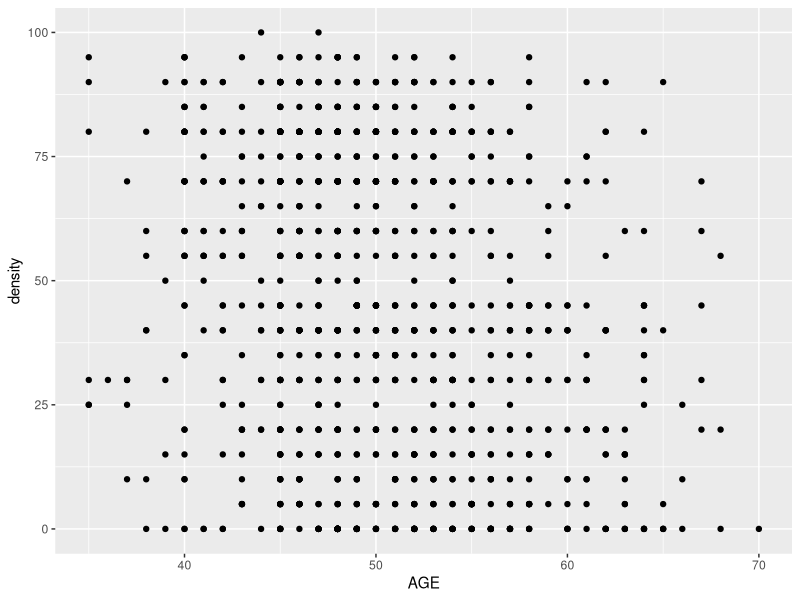
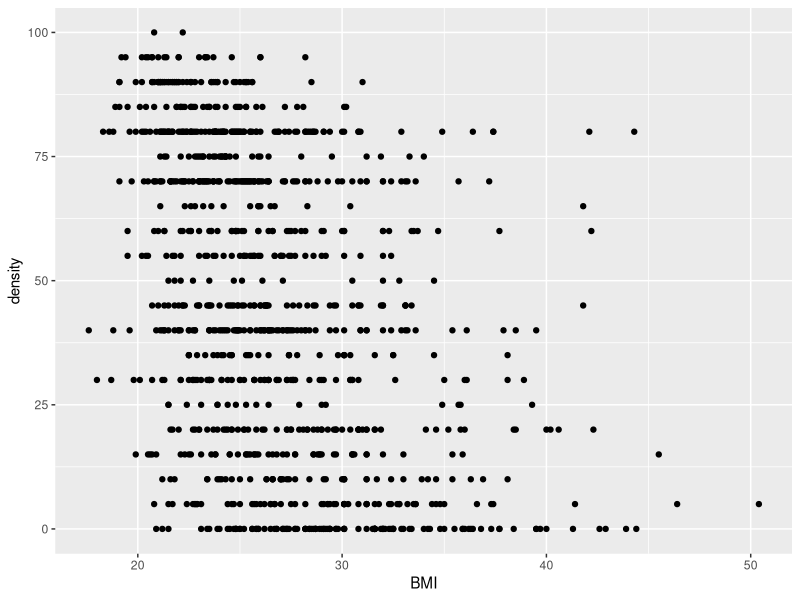
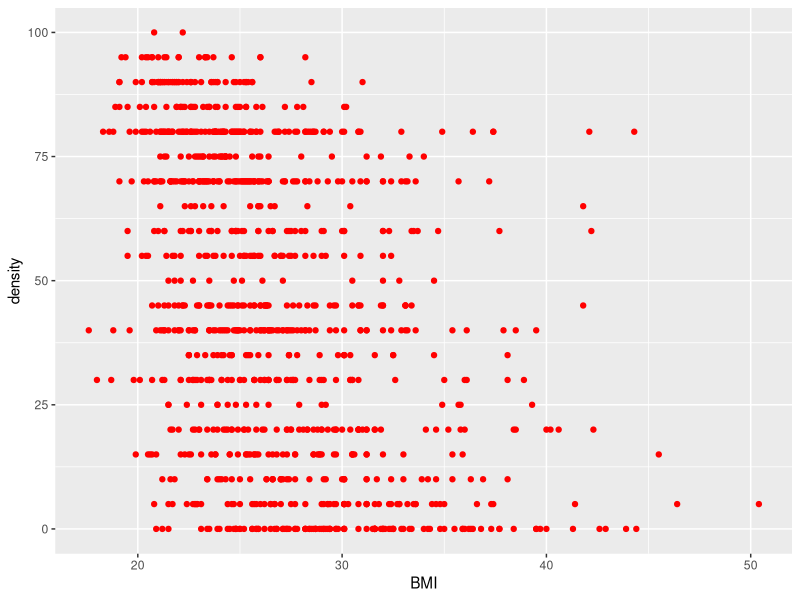
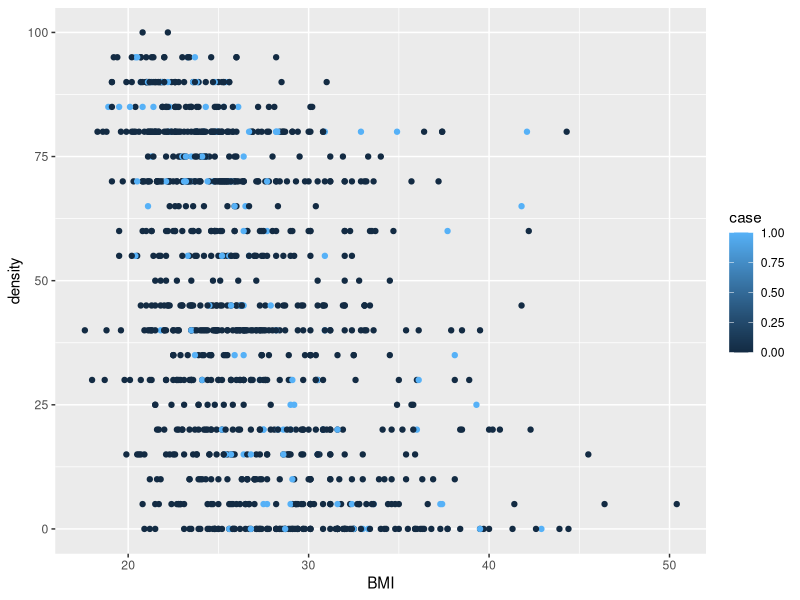
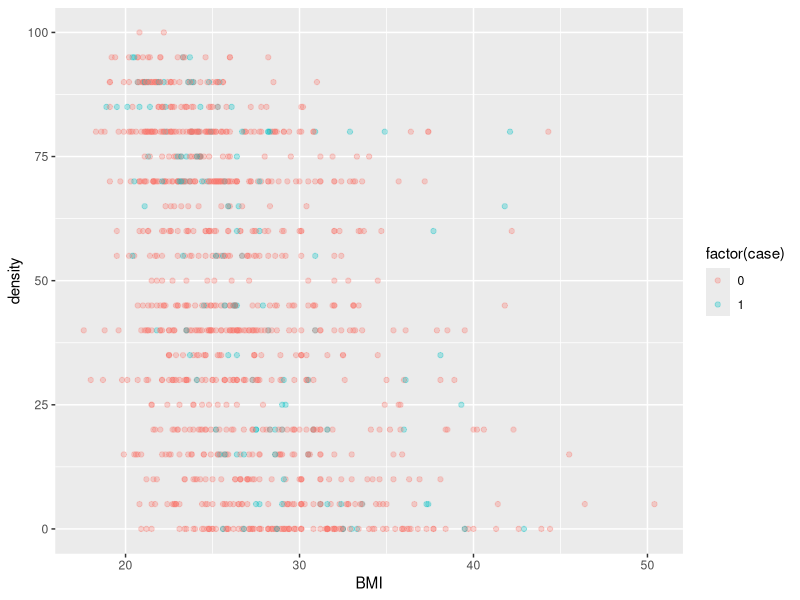
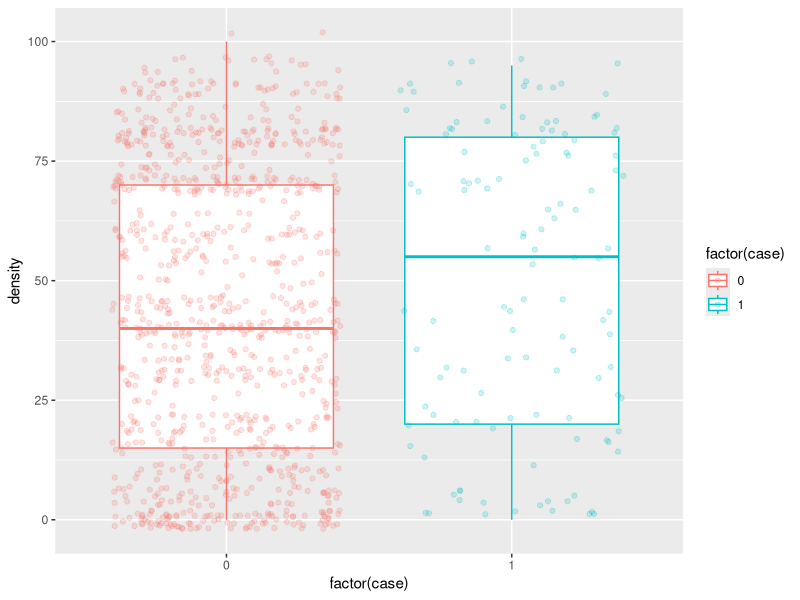
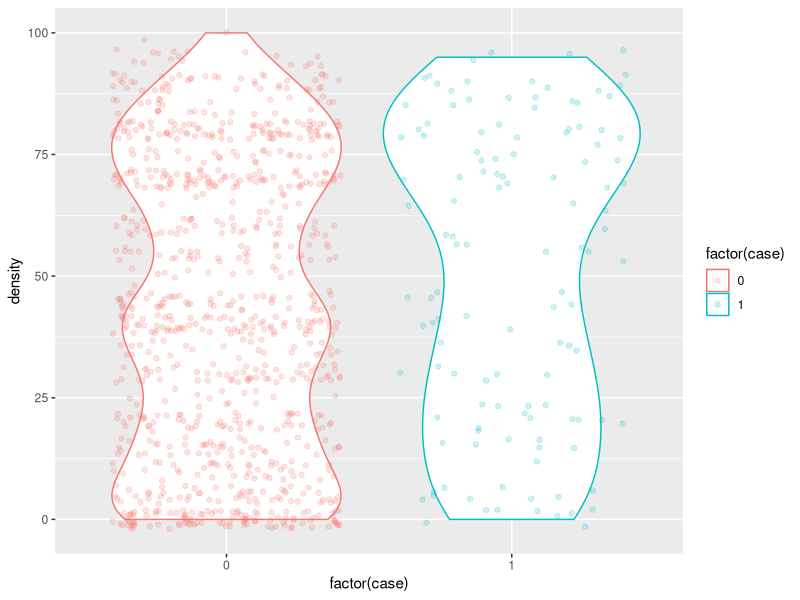
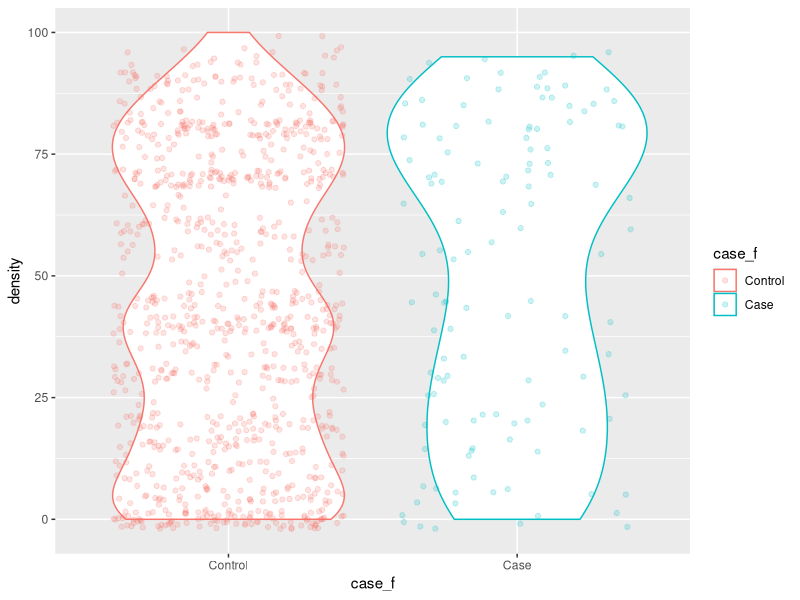

Write R code to recreate these figures, in order.
## ---- chunk 1
knitr::opts_chunk$set(echo = TRUE)
## ---- chunk 2
library(tidyverse)
cancer_df <- read_csv('data/Cuzick_2010_breast_cancer_density.csv')

glimpse(cancer_df)
## ---- chunk 3
ggplot(data = cancer_df, mapping = aes(x = AGE, y = density)) +
  geom_point()
## ---- chunk 4
ggplot(data = cancer_df, mapping = aes(x = BMI, y = density)) +
  geom_point()
## ---- chunk 5
?geom_point
## ---- chunk 6
ggplot(data = cancer_df, mapping = aes(x = BMI, y = density)) +
  geom_point(colour = 'red')
## ---- chunk 7
ggplot(data = cancer_df, mapping = aes(x = BMI, y = density, colour = case)) +
  geom_point()
## ---- chunk 8
ggplot(data = cancer_df, mapping = aes(x = BMI, y = density, colour = factor(case))) +
  geom_point(alpha = 0.3)
## ---- chunk 9
ggplot(cancer_df, aes(x= factor(case), y = density, col = factor(case)))+
  geom_boxplot()+
  geom_jitter(alpha = 0.2)
## ---- chunk 10
ggplot(cancer_df, aes(x= factor(case), y = density, col = factor(case)))+
  geom_violin()+
  geom_jitter(alpha = 0.2)
## ---- chunk 11
cancer_df <- cancer_df %>%
  mutate(case_f = factor(case, labels = c("Control", "Case")),
         ARM_f = factor(ARM, labels = c("Placebo", "Tamoxifen")))
str(cancer_df)

## ---- chunk 12
with(cancer_df, table(case, case_f))
with(cancer_df, table(ARM, ARM_f))
## ---- chunk 13
ggplot(cancer_df, aes(x= case_f, y = density, col = case_f))+
  geom_violin()+
  geom_jitter(alpha = 0.2)
## ---- chunk 14
ggplot(cancer_df, aes(x= case_f, y = density, col = ARM_f))+
  geom_violin()+
  geom_point(alpha = 0.2,position = position_dodge(width = 0.7))
## ---- chunk 15
ggplot(cancer_df, aes(x= case_f, y = density, col = ARM_f))+
  geom_violin()+
  geom_point(alpha = 0.2,position = position_dodge(width = 0.7))+
  facet_wrap(~ARM_f)
## ---- chunk 16
ggplot(cancer_df, aes(x=case_f, y = density))+
  geom_boxplot(aes(fill = case_f))+
  geom_jitter(width = 0.2, height = 1) +
  facet_wrap(~ARM_f) + 
  theme_bw(base_size = 14)+
  xlab('') + ylab('mammographic density') + 
  theme(legend.position = 'none')
## ---- chunk 17
ggplot(data = cancer_df, mapping = aes(x = BMI, y = density, colour = case_f)) +
  geom_point(alpha = 0.2)
## ---- chunk 18
ggplot(data = cancer_df, mapping = aes(x = BMI, y = density, colour = case_f)) +
  geom_point(alpha = 0.2) +
  facet_wrap(~ARM_f, ncol = 1)+
  theme(legend.title=element_blank(), legend.position = 'top') +
  geom_smooth()
## ---- chunk 19
cancer_df$age_bin <- cut(cancer_df$AGE,c(25,45,55,75))

ggplot(data = cancer_df, mapping = aes(x = BMI, y = density, colour = case_f)) +
  geom_point(alpha = 0.2) +
  facet_grid(age_bin~ARM_f)+
  theme(legend.title=element_blank(), legend.position = 'top') +
  geom_smooth()
## ---- chunk 20

ggplot(data = cancer_df, mapping = aes(x = BMI, y = density, colour = age_bin)) +
  geom_point(alpha = 0.4) +
  facet_grid(case_f~ARM_f)+
  theme(legend.title=element_blank(), legend.position = 'top') +
  geom_smooth(alpha = 0.2) + 
  theme_minimal()
